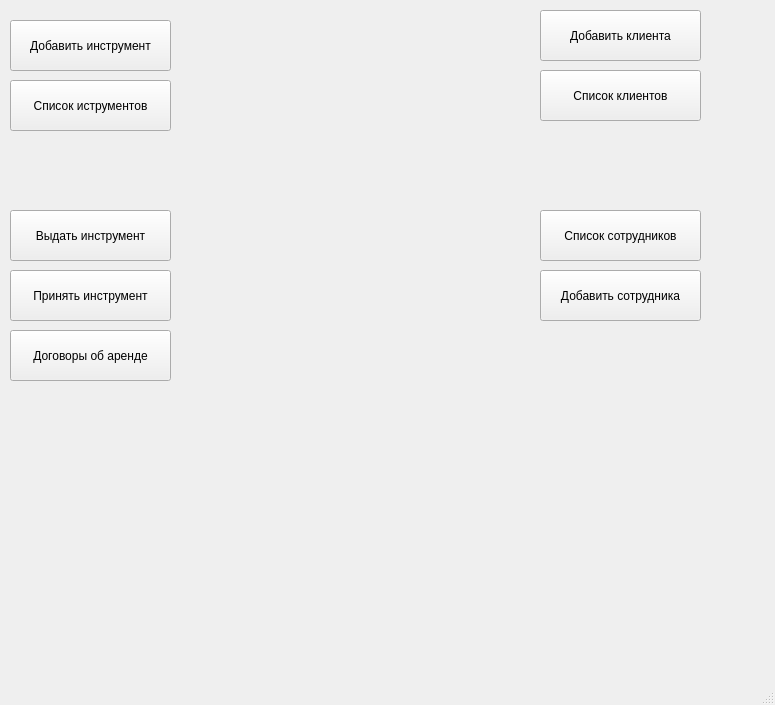
<?xml version="1.0" encoding="UTF-8"?>
<ui version="4.0">
 <class>MainWindow</class>
 <widget class="QMainWindow" name="MainWindow">
  <property name="geometry">
   <rect>
    <x>0</x>
    <y>0</y>
    <width>775</width>
    <height>705</height>
   </rect>
  </property>
  <property name="windowTitle">
   <string>MainWindow</string>
  </property>
  <widget class="QWidget" name="centralwidget">
   <widget class="QPushButton" name="add_instrument_button">
    <property name="geometry">
     <rect>
      <x>10</x>
      <y>20</y>
      <width>161</width>
      <height>51</height>
     </rect>
    </property>
    <property name="text">
     <string>Добавить инструмент</string>
    </property>
   </widget>
   <widget class="QPushButton" name="list_client_button">
    <property name="geometry">
     <rect>
      <x>540</x>
      <y>70</y>
      <width>161</width>
      <height>51</height>
     </rect>
    </property>
    <property name="text">
     <string>Список клиентов</string>
    </property>
   </widget>
   <widget class="QPushButton" name="give_tool_button">
    <property name="geometry">
     <rect>
      <x>10</x>
      <y>210</y>
      <width>161</width>
      <height>51</height>
     </rect>
    </property>
    <property name="text">
     <string>Выдать инструмент</string>
    </property>
   </widget>
   <widget class="QPushButton" name="accept_tool_button">
    <property name="geometry">
     <rect>
      <x>10</x>
      <y>270</y>
      <width>161</width>
      <height>51</height>
     </rect>
    </property>
    <property name="text">
     <string>Принять инструмент</string>
    </property>
   </widget>
   <widget class="QPushButton" name="instrument_list_button">
    <property name="geometry">
     <rect>
      <x>10</x>
      <y>80</y>
      <width>161</width>
      <height>51</height>
     </rect>
    </property>
    <property name="text">
     <string>Список иструментов</string>
    </property>
   </widget>
   <widget class="QPushButton" name="employee_list_button">
    <property name="geometry">
     <rect>
      <x>540</x>
      <y>210</y>
      <width>161</width>
      <height>51</height>
     </rect>
    </property>
    <property name="text">
     <string>Список сотрудников</string>
    </property>
   </widget>
   <widget class="QPushButton" name="agreements_button">
    <property name="geometry">
     <rect>
      <x>10</x>
      <y>330</y>
      <width>161</width>
      <height>51</height>
     </rect>
    </property>
    <property name="text">
     <string>Договоры об аренде</string>
    </property>
   </widget>
   <widget class="QPushButton" name="add_client_button">
    <property name="geometry">
     <rect>
      <x>540</x>
      <y>10</y>
      <width>161</width>
      <height>51</height>
     </rect>
    </property>
    <property name="text">
     <string>Добавить клиента</string>
    </property>
   </widget>
   <widget class="QPushButton" name="add_employee_button">
    <property name="geometry">
     <rect>
      <x>540</x>
      <y>270</y>
      <width>161</width>
      <height>51</height>
     </rect>
    </property>
    <property name="text">
     <string>Добавить сотрудника</string>
    </property>
   </widget>
  </widget>
  <widget class="QMenuBar" name="menubar">
   <property name="geometry">
    <rect>
     <x>0</x>
     <y>0</y>
     <width>775</width>
     <height>23</height>
    </rect>
   </property>
  </widget>
  <widget class="QStatusBar" name="statusbar"/>
 </widget>
 <resources/>
 <connections/>
</ui>
